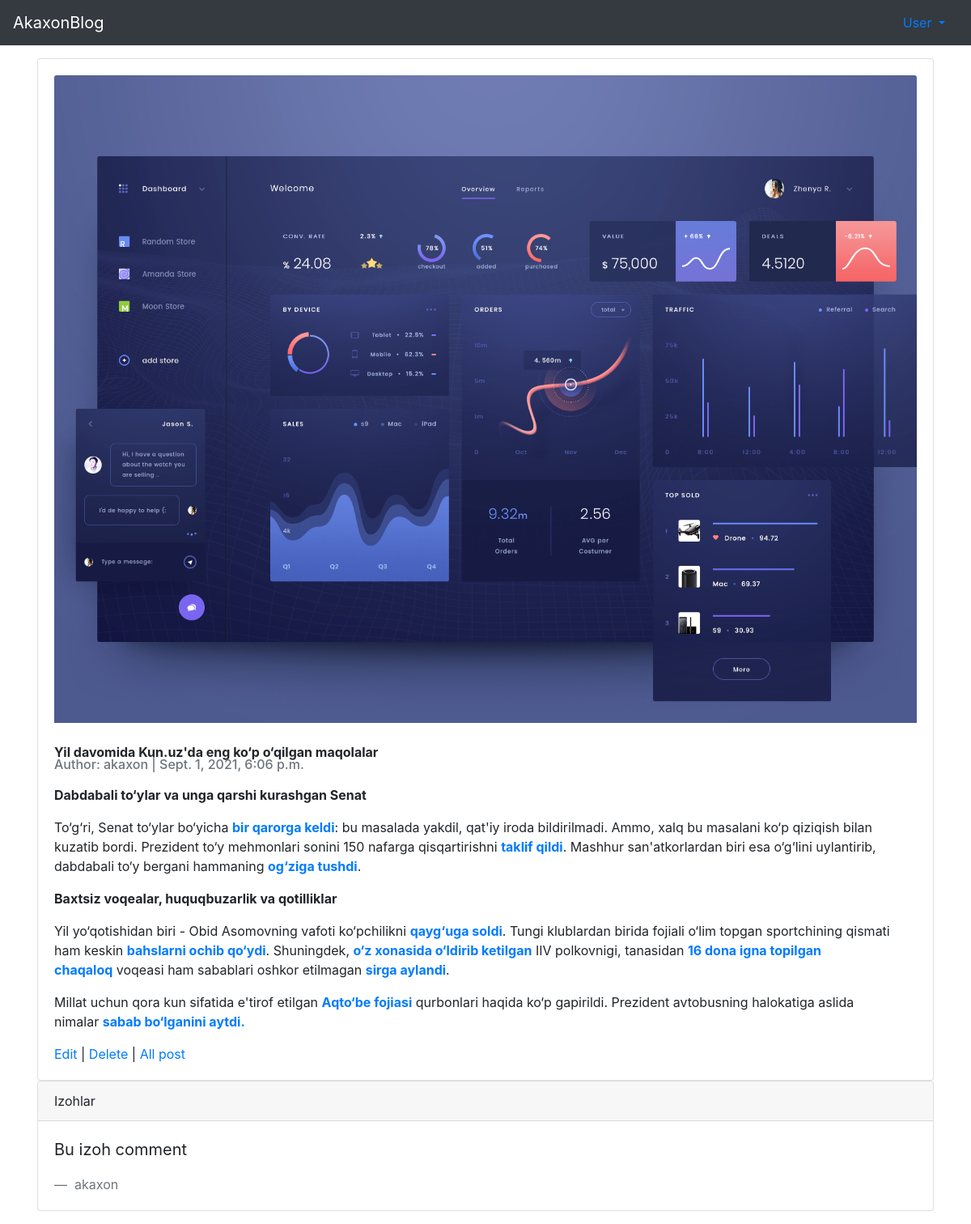
Page /articles/5/ (signed in) on the committed database.
### accounts/models.py (models this page shows)
class CustomUser(AbstractUser):
    age = models.PositiveIntegerField(null=True, blank=True)

### articles/models.py (models this page shows, shortened)
class Article(models.Model):
    title = models.CharField(max_length=150)
    summary = models.CharField(max_length=200, blank=True)
    body = RichTextField()
    photo = models.ImageField(upload_to='images/', blank=True)
    date = models.DateTimeField(auto_now_add=True)
    author = models.ForeignKey(
        get_user_model(),
        on_delete=models.CASCADE,
    )

class Comment(models.Model):
    article = models.ForeignKey(
        Article, on_delete=models.CASCADE, related_name='comments')
    comment = models.CharField(max_length=200)
    author = models.ForeignKey(
        get_user_model(),
        on_delete=models.CASCADE,
    )
    def __str__(self):
        return self.comment

### articles/views.py (the view)
# urls.py: path('<int:pk>/', ArticleDetailView.as_view(), name="article_detail"),
class ArticleDetailView(DetailView):
    model = Article
    template_name = 'article_detail.html'

### templates/article_detail.html (shortened to what this page needs)
{% extends 'base.html' %}
{% block content%}
<div class="container p-3">
  <div class="card">
    <div class="card-body">
      {% if object.photo %}
        <img class="card-img-top" src="{{object.photo.url}}" alt="{{object.title}}">
      {% endif %}
      <br><br>
      <b class="card-title">{{object.title}}</b>
      <br>
      <h6 class="card-subtitle mb-2 text-muted">
        Author: {{object.author}} | {{object.date}}
      </h6>
      <p class="card-text">
        {{object.body|safe}}
      </p>
      <a href="{% url 'article_edit' article.pk %}">Edit</a> |
      <a href="{% url 'article_delete' article.pk %}">Delete</a> |
      <a href="{% url 'article_list' %}">All post</a>
    </div>
  </div>
  <div class="card">
    <div class="card-header">
      Izohlar
    </div>
    {% for comment in article.comments.all %}
      <div class="card-body">
        <blockquote class="blockquote mb-0">
          <p>{{ comment }}</p>
          <footer class="blockquote-footer">
            {{comment.author}}
          </footer>
        </blockquote>
      </div>
    {% endfor %}
  </div>
</div>
{% endblock content %}

### templates/base.html (shortened to what this page needs)
{% load static %}
<!DOCTYPE html>
<html lang="en">
<head>
<link rel="stylesheet" href="https://cdn.jsdelivr.net/npm/bootstrap@4.6.0/dist/css/bootstrap.min.css"
>
</head>
<body>
  <nav class="navbar navbar-expand-lg navbar-dark bg-dark">
    <a class="navbar-brand" href="{% url 'article_list' %}">AkaxonBlog</a>
    <div class="collapse navbar-collapse" id="navbarSupportedContent">
      <div class="dropdown">
        {% if user.is_authenticated %}
        <a class="nav-link dropdown-toggle" href="#" id="navbarDropdownMenuLink" role="button" data-toggle="dropdown"
          aria-haspopup="true" aria-expanded="false">
          {{user.username | title}}
        </a>
        {% else %}
        <form class="form-inline ml-auto">
          <a href="{% url 'login' %}" class="btn btn-outline-success">Login</a>
          <a href="{% url 'signup' %}" class="btn btn-outline-primary">SignUp</a>
        </form>
        {% endif %}
      </div>
    </div>
  </nav>
  <main>
    <div class="container-fluid">
    {% block content%}
    {% endblock content %}
    </div>
  </main>
</body>
</html>

### rows in the picture
CustomUser: username "User"
Article: photo (picture), title "Yil davomida Kun.uz'da eng ko‘p o‘qilgan maqolalar", author "akaxon", date "Sept. 1, 2021, 6:06 p.m.", body "Dabdabali to‘ylar va unga qarshi kurashgan Senat To‘g‘ri, Senat to‘ylar bo‘yicha bir qarorga keldi : bu masalada yakdil, qat'iy iroda bildirilmadi. Ammo, xalq bu masalani ko‘p qiziqish bilan kuzatib bordi. Prezident to‘y mehmonlari sonini 150 nafarga qisqartirishni taklif qildi . Mashhur san'atkorlardan biri esa o‘g‘lini uylantirib, dabdabali to‘y bergani hammaning og‘ziga tushdi . Baxtsiz voqealar, huquqbuzarlik va qotilliklar Yil yo‘qotishidan biri - Obid Asomovning vafoti ko‘pchilikni qayg‘uga soldi . Tungi klublardan birida fojiali o‘lim topgan sportchining qismati ham keskin bahslarni ochib qo‘ydi . Shuningdek, o‘z xonasida o‘ldirib ketilgan IIV polkovnigi, tanasidan 16 dona igna…"
Comment: comment "Bu izoh comment", author "akaxon"
